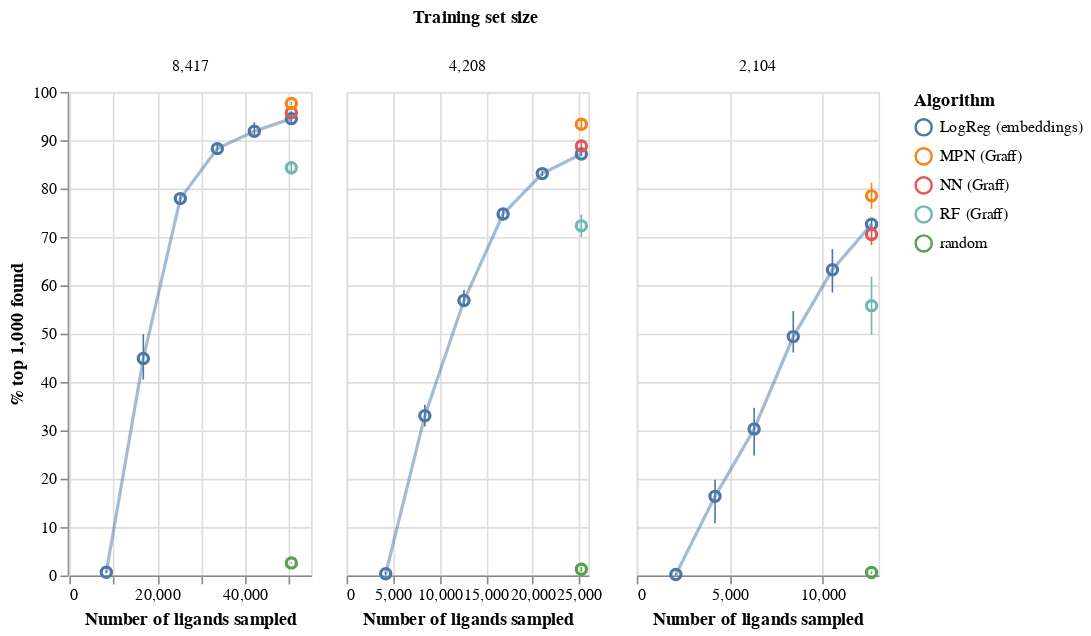

Notebook source saved alongside this figure:
### Code cell
ch

### Figure 1 — Vega-Lite specification as saved in the notebook (floating-point values rounded to 4 significant figures)
{"config": {"view": {"continuousWidth": 400, "continuousHeight": 300}}, "data": {"name": "data-8bc067a2cd2e6ff81cebae976e031508"}, "facet": {"column": {"type": "nominal", "field": "Training set size", "sort": [0.004, 0.002, 0.001]}}, "spec": {"layer": [{"mark": {"type": "errorbar", "extent": "ci"}, "encoding": {"color": {"type": "nominal", "field": "Algorithm"}, "x": {"type": "quantitative", "field": "N ligands explored", "title": "Number of ligands sampled"}, "y": {"type": "quantitative", "field": "% top-k found", "title": "% top 1,000 found"}}}, {"mark": {"type": "point", "color": "black", "filled": false, "size": 40}, "encoding": {"color": {"type": "nominal", "field": "Algorithm"}, "tooltip": {"type": "quantitative", "aggregate": "mean", "field": "% top-k found", "title": "% top 1,000 found"}, "x": {"type": "quantitative", "field": "N ligands explored"}, "y": {"type": "quantitative", "aggregate": "mean", "field": "% top-k found", "title": "% top 1,000 found"}}}, {"mark": {"type": "line", "color": "black", "opacity": 0.5, "size": 2}, "encoding": {"color": {"type": "nominal", "field": "Algorithm"}, "x": {"type": "quantitative", "field": "N ligands explored"}, "y": {"type": "quantitative", "aggregate": "mean", "field": "% top-k found", "title": "% top 1,000 found"}}}], "height": 300, "width": 150}, "resolve": {"scale": {"x": "independent"}}, "$schema": "https://vega.github.io/schema/vega-lite/v4.8.1.json", "datasets": {"data-8bc067a2cd2e6ff81cebae976e031508": [{"Algorithm": "LogReg (embeddings)", "Training set size": "8,417", "N ligands explored": 8417, "% top-k found": 0.7}, {"Algorithm": "LogReg (embeddings)", "Training set size": "8,417", "N ligands explored": 16834, "% top-k found": 49.9}, {"Algorithm": "LogReg (embeddings)", "Training set size": "8,417", "N ligands explored": 25251, "% top-k found": 77.3}, {"Algorithm": "LogReg (embeddings)", "Training set size": "8,417", "N ligands explored": 33668, "% top-k found": 87.8}, {"Algorithm": "LogReg (embeddings)", "Training set size": "8,417", "N ligands explored": 42085, "% top-k found": 90.8}, {"Algorithm": "LogReg (embeddings)", "Training set size": "8,417", "N ligands explored": 50502, "% top-k found": 93.2}, {"Algorithm": "LogReg (embeddings)", "Training set size": "4,208", "N ligands explored": 4208, "% top-k found": 0.7}, {"Algorithm": "LogReg (embeddings)", "Training set size": "4,208", "N ligands explored": 8416, "% top-k found": 33.0}, {"Algorithm": "LogReg (embeddings)", "Training set size": "4,208", "N ligands explored": 12624, "% top-k found": 55.9}, {"Algorithm": "LogReg (embeddings)", "Training set size": "4,208", "N ligands explored": 16832, "% top-k found": 73.3}, {"Algorithm": "LogReg (embeddings)", "Training set size": "4,208", "N ligands explored": 21040, "% top-k found": 83.0}, {"Algorithm": "LogReg (embeddings)", "Training set size": "4,208", "N ligands explored": 25248, "% top-k found": 87.6}, {"Algorithm": "LogReg (embeddings)", "Training set size": "2,104", "N ligands explored": 2104, "% top-k found": 0.4}, {"Algorithm": "LogReg (embeddings)", "Training set size": "2,104", "N ligands explored": 4208, "% top-k found": 19.8}, {"Algorithm": "LogReg (embeddings)", "Training set size": "2,104", "N ligands explored": 6312, "% top-k found": 34.7}, {"Algorithm": "LogReg (embeddings)", "Training set size": "2,104", "N ligands explored": 8416, "% top-k found": 54.7}, {"Algorithm": "LogReg (embeddings)", "Training set size": "2,104", "N ligands explored": 10520, "% top-k found": 67.5}, {"Algorithm": "LogReg (embeddings)", "Training set size": "2,104", "N ligands explored": 12624, "% top-k found": 73.8}, {"Algorithm": "LogReg (embeddings)", "Training set size": "8,417", "N ligands explored": 8417, "% top-k found": 0.3}, {"Algorithm": "LogReg (embeddings)", "Training set size": "8,417", "N ligands explored": 16834, "% top-k found": 44.2}, {"Algorithm": "LogReg (embeddings)", "Training set size": "8,417", "N ligands explored": 25251, "% top-k found": 78.8}, {"Algorithm": "LogReg (embeddings)", "Training set size": "8,417", "N ligands explored": 33668, "% top-k found": 87.6}, {"Algorithm": "LogReg (embeddings)", "Training set size": "8,417", "N ligands explored": 42085, "% top-k found": 91.1}, {"Algorithm": "LogReg (embeddings)", "Training set size": "8,417", "N ligands explored": 50502, "% top-k found": 94.2}, {"Algorithm": "LogReg (embeddings)", "Training set size": "4,208", "N ligands explored": 4208, "% top-k found": 0.1}, {"Algorithm": "LogReg (embeddings)", "Training set size": "4,208", "N ligands explored": 8416, "% top-k found": 30.8}, {"Algorithm": "LogReg (embeddings)", "Training set size": "4,208", "N ligands explored": 12624, "% top-k found": 55.6}, {"Algorithm": "LogReg (embeddings)", "Training set size": "4,208", "N ligands explored": 16832, "% top-k found": 75.3}, {"Algorithm": "LogReg (embeddings)", "Training set size": "4,208", "N ligands explored": 21040, "% top-k found": 83.7}, {"Algorithm": "LogReg (embeddings)", "Training set size": "4,208", "N ligands explored": 25248, "% top-k found": 87.2}, {"Algorithm": "LogReg (embeddings)", "Training set size": "2,104", "N ligands explored": 2104, "% top-k found": 0.0}, {"Algorithm": "LogReg (embeddings)", "Training set size": "2,104", "N ligands explored": 4208, "% top-k found": 10.8}, {"Algorithm": "LogReg (embeddings)", "Training set size": "2,104", "N ligands explored": 6312, "% top-k found": 24.8}, {"Algorithm": "LogReg (embeddings)", "Training set size": "2,104", "N ligands explored": 8416, "% top-k found": 47.4}, {"Algorithm": "LogReg (embeddings)", "Training set size": "2,104", "N ligands explored": 10520, "% top-k found": 63.7}, {"Algorithm": "LogReg (embeddings)", "Training set size": "2,104", "N ligands explored": 12624, "% top-k found": 72.7}, {"Algorithm": "LogReg (embeddings)", "Training set size": "8,417", "N ligands explored": 8417, "% top-k found": 1.0}, {"Algorithm": "LogReg (embeddings)", "Training set size": "8,417", "N ligands explored": 16834, "% top-k found": 40.5}, {"Algorithm": "LogReg (embeddings)", "Training set size": "8,417", "N ligands explored": 25251, "% top-k found": 77.7}, {"Algorithm": "LogReg (embeddings)", "Training set size": "8,417", "N ligands explored": 33668, "% top-k found": 89.4}, {"Algorithm": "LogReg (embeddings)", "Training set size": "8,417", "N ligands explored": 42085, "% top-k found": 93.7}, {"Algorithm": "LogReg (embeddings)", "Training set size": "8,417", "N ligands explored": 50502, "% top-k found": 96.0}, {"Algorithm": "LogReg (embeddings)", "Training set size": "4,208", "N ligands explored": 4208, "% top-k found": 0.3}, {"Algorithm": "LogReg (embeddings)", "Training set size": "4,208", "N ligands explored": 8416, "% top-k found": 35.3}, {"Algorithm": "LogReg (embeddings)", "Training set size": "4,208", "N ligands explored": 12624, "% top-k found": 59.1}, {"Algorithm": "LogReg (embeddings)", "Training set size": "4,208", "N ligands explored": 16832, "% top-k found": 75.7}, {"Algorithm": "LogReg (embeddings)", "Training set size": "4,208", "N ligands explored": 21040, "% top-k found": 82.6}, {"Algorithm": "LogReg (embeddings)", "Training set size": "4,208", "N ligands explored": 25248, "% top-k found": 86.7}, {"Algorithm": "LogReg (embeddings)", "Training set size": "2,104", "N ligands explored": 2104, "% top-k found": 0.2}, {"Algorithm": "LogReg (embeddings)", "Training set size": "2,104", "N ligands explored": 4208, "% top-k found": 18.5}, {"Algorithm": "LogReg (embeddings)", "Training set size": "2,104", "N ligands explored": 6312, "% top-k found": 31.4}, {"Algorithm": "LogReg (embeddings)", "Training set size": "2,104", "N ligands explored": 8416, "% top-k found": 46.1}, {"Algorithm": "LogReg (embeddings)", "Training set size": "2,104", "N ligands explored": 10520, "% top-k found": 58.5}, {"Algorithm": "LogReg (embeddings)", "Training set size": "2,104", "N ligands explored": 12624, "% top-k found": 71.4}, {"Algorithm": "RF (Graff)", "Training set size": "8,417", "N ligands explored": 50502, "% top-k found": 82.95}, {"Algorithm": "RF (Graff)", "Training set size": "8,417", "N ligands explored": 50502, "% top-k found": 84.3}, {"Algorithm": "RF (Graff)", "Training set size": "8,417", "N ligands explored": 50502, "% top-k found": 85.65}, {"Algorithm": "NN (Graff)", "Training set size": "8,417", "N ligands explored": 50502, "% top-k found": 95.58}, {"Algorithm": "NN (Graff)", "Training set size": "8,417", "N ligands explored": 50502, "% top-k found": 95.7}, {"Algorithm": "NN (Graff)", "Training set size": "8,417", "N ligands explored": 50502, "% top-k found": 95.82}, {"Algorithm": "MPN (Graff)", "Training set size": "8,417", "N ligands explored": 50502, "% top-k found": 97.23}, {"Algorithm": "MPN (Graff)", "Training set size": "8,417", "N ligands explored": 50502, "% top-k found": 97.6}, {"Algorithm": "MPN (Graff)", "Training set size": "8,417", "N ligands explored": 50502, "% top-k found": 97.97}, {"Algorithm": "random", "Training set size": "8,417", "N ligands explored": 50502, "% top-k found": 2.478}, {"Algorithm": "random", "Training set size": "8,417", "N ligands explored": 50502, "% top-k found": 2.6}, {"Algorithm": "random", "Training set size": "8,417", "N ligands explored": 50502, "% top-k found": 2.722}, {"Algorithm": "RF (Graff)", "Training set size": "4,208", "N ligands explored": 25248, "% top-k found": 69.97}, {"Algorithm": "RF (Graff)", "Training set size": "4,208", "N ligands explored": 25248, "% top-k found": 72.3}, {"Algorithm": "RF (Graff)", "Training set size": "4,208", "N ligands explored": 25248, "% top-k found": 74.63}, {"Algorithm": "NN (Graff)", "Training set size": "4,208", "N ligands explored": 25248, "% top-k found": 87.82}, {"Algorithm": "NN (Graff)", "Training set size": "4,208", "N ligands explored": 25248, "% top-k found": 88.8}, {"Algorithm": "NN (Graff)", "Training set size": "4,208", "N ligands explored": 25248, "% top-k found": 89.78}, {"Algorithm": "MPN (Graff)", "Training set size": "4,208", "N ligands explored": 25248, "% top-k found": 92.2}, {"Algorithm": "MPN (Graff)", "Training set size": "4,208", "N ligands explored": 25248, "% top-k found": 93.3}, {"Algorithm": "MPN (Graff)", "Training set size": "4,208", "N ligands explored": 25248, "% top-k found": 94.4}, {"Algorithm": "random", "Training set size": "4,208", "N ligands explored": 25248, "% top-k found": 0.8101}, {"Algorithm": "random", "Training set size": "4,208", "N ligands explored": 25248, "% top-k found": 1.3}, {"Algorithm": "random", "Training set size": "4,208", "N ligands explored": 25248, "% top-k found": 1.79}, {"Algorithm": "RF (Graff)", "Training set size": "2,104", "N ligands explored": 12624, "% top-k found": 49.8}, {"Algorithm": "RF (Graff)", "Training set size": "2,104", "N ligands explored": 12624, "% top-k found": 55.8}, {"Algorithm": "RF (Graff)", "Training set size": "2,104", "N ligands explored": 12624, "% top-k found": 61.8}, {"Algorithm": "NN (Graff)", "Training set size": "2,104", "N ligands explored": 12624, "% top-k found": 68.3}, {"Algorithm": "NN (Graff)", "Training set size": "2,104", "N ligands explored": 12624, "% top-k found": 70.5}, {"Algorithm": "NN (Graff)", "Training set size": "2,104", "N ligands explored": 12624, "% top-k found": 72.7}, {"Algorithm": "MPN (Graff)", "Training set size": "2,104", "N ligands explored": 12624, "% top-k found": 75.81}, {"Algorithm": "MPN (Graff)", "Training set size": "2,104", "N ligands explored": 12624, "% top-k found": 78.5}, {"Algorithm": "MPN (Graff)", "Training set size": "2,104", "N ligands explored": 12624, "% top-k found": 81.19}, {"Algorithm": "random", "Training set size": "2,104", "N ligands explored": 12624, "% top-k found": 0.3551}, {"Algorithm": "random", "Training set size": "2,104", "N ligands explored": 12624, "% top-k found": 0.6}, {"Algorithm": "random", "Training set size": "2,104", "N ligands explored": 12624, "% top-k found": 0.8449}]}}
